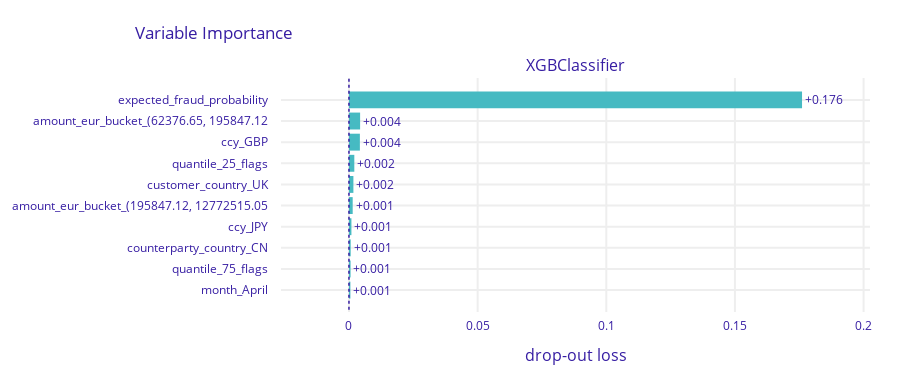

Write notebook code for a chart like this one.
### Code cell
explainer.model_parts().plot()

### Figure 1 — Plotly figure (JSON) as saved in the notebook; plotly's stock layout.template omitted (floating-point values rounded to 4 significant figures)
{"data": [{"base": 0, "hoverinfo": "text", "hoverlabel": {"bgcolor": "rgba(0,0,0,0.8)"}, "hovertext": ["Model: XGBClassifier loss after<br>variable: expected_fraud_probability is permuted: 0.176<br>Drop-out loss change: +0.176", "Model: XGBClassifier loss after<br>variable: amount_eur_bucket_(62376.65, 195847.12 is permuted: 0.004<br>Drop-out loss change: +0.004", "Model: XGBClassifier loss after<br>variable: ccy_GBP is permuted: 0.004<br>Drop-out loss change: +0.004", "Model: XGBClassifier loss after<br>variable: quantile_25_flags is permuted: 0.002<br>Drop-out loss change: +0.002", "Model: XGBClassifier loss after<br>variable: customer_country_UK is permuted: 0.002<br>Drop-out loss change: +0.002", "Model: XGBClassifier loss after<br>variable: amount_eur_bucket_(195847.12, 12772515.05 is permuted: 0.001<br>Drop-out loss change: +0.001", "Model: XGBClassifier loss after<br>variable: ccy_JPY is permuted: 0.001<br>Drop-out loss change: +0.001", "Model: XGBClassifier loss after<br>variable: counterparty_country_CN is permuted: 0.001<br>Drop-out loss change: +0.001", "Model: XGBClassifier loss after<br>variable: quantile_75_flags is permuted: 0.001<br>Drop-out loss change: +0.001", "Model: XGBClassifier loss after<br>variable: month_April is permuted: 0.001<br>Drop-out loss change: +0.001"], "marker": {"color": "#46bac2"}, "orientation": "h", "showlegend": false, "text": ["+0.176", "+0.004", "+0.004", "+0.002", "+0.002", "+0.001", "+0.001", "+0.001", "+0.001", "+0.001"], "textposition": "outside", "type": "bar", "x": [0.1761, 0.004333, 0.004241, 0.002084, 0.001726, 0.001448, 0.0009548, 0.0006682, 0.0006241, 0.0005557], "xaxis": "x", "y": ["expected_fraud_probability", "amount_eur_bucket_(62376.65, 195847.12", "ccy_GBP", "quantile_25_flags", "customer_country_UK", "amount_eur_bucket_(195847.12, 12772515.05", "ccy_JPY", "counterparty_country_CN", "quantile_75_flags", "month_April"], "yaxis": "y"}], "layout": {"annotations": [{"font": {"size": 16}, "showarrow": false, "text": "XGBClassifier", "x": 0.5, "xanchor": "center", "xref": "paper", "y": 1, "yanchor": "bottom", "yref": "paper"}, {"font": {"size": 16}, "showarrow": false, "text": "drop-out loss", "x": 0.5, "xanchor": "center", "xref": "paper", "y": 0, "yanchor": "top", "yref": "paper", "yshift": -30}], "font": {"color": "#371ea3"}, "height": 383, "margin": {"b": 71, "r": 30, "t": 78}, "shapes": [{"line": {"color": "#371ea3", "dash": "dot", "width": 1.5}, "type": "line", "x0": 0, "x1": 0, "xref": "x", "y0": -1, "y1": 10, "yref": "y"}], "title": {"text": "Variable Importance", "x": 0.15}, "xaxis": {"anchor": "y", "automargin": true, "domain": [0, 1], "fixedrange": true, "gridwidth": 2, "range": [-0.02641, 0.2025], "tickcolor": "white", "ticklen": 3, "ticks": "outside", "type": "linear", "zeroline": false}, "yaxis": {"anchor": "x", "automargin": true, "autorange": "reversed", "domain": [0, 1], "fixedrange": true, "gridwidth": 2, "tickcolor": "white", "ticklen": 10, "ticks": "outside", "type": "category"}}}
